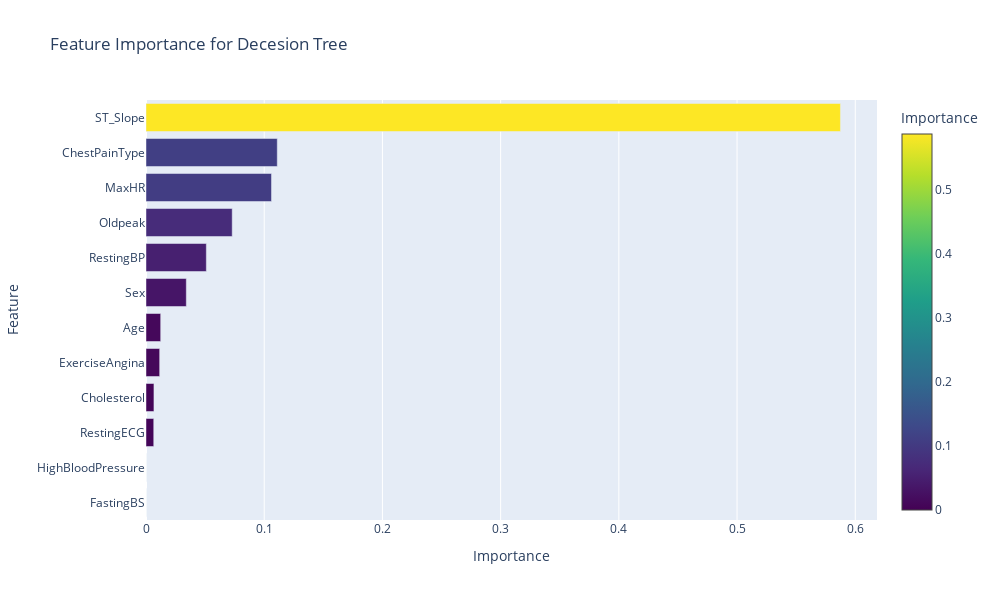

This figure's notebook cell:
### Code cell
# Visualisasi Feature Importance
feature_importance = decision_tree_model.feature_importances_  # Example feature importance values
feature_names = X.columns  # Example feature names
title = "Feature Importance for Decesion Tree"
plot_feature_importance(feature_importance, feature_names, title=title)

### Figure 1 — Plotly figure (JSON) as saved in the notebook; plotly's stock layout.template omitted (floating-point values rounded to 4 significant figures)
{"data": [{"marker": {"cmax": 0.5875, "cmin": 0, "color": [0, 0, 0.006548, 0.00672, 0.01156, 0.01242, 0.0341, 0.05105, 0.07292, 0.1062, 0.111, 0.5875], "colorbar": {"title": {"text": "Importance"}}, "colorscale": [[0, "#440154"], [0.1111, "#482878"], [0.2222, "#3e4989"], [0.3333, "#31688e"], [0.4444, "#26828e"], [0.5556, "#1f9e89"], [0.6667, "#35b779"], [0.7778, "#6ece58"], [0.8889, "#b5de2b"], [1, "#fde725"]]}, "orientation": "h", "type": "bar", "x": [0, 0, 0.006548, 0.00672, 0.01156, 0.01242, 0.0341, 0.05105, 0.07292, 0.1062, 0.111, 0.5875], "y": ["FastingBS", "HighBloodPressure", "RestingECG", "Cholesterol", "ExerciseAngina", "Age", "Sex", "RestingBP", "Oldpeak", "MaxHR", "ChestPainType", "ST_Slope"]}], "layout": {"height": 600, "title": {"text": "Feature Importance for Decesion Tree"}, "width": 1000, "xaxis": {"title": {"text": "Importance"}}, "yaxis": {"title": {"text": "Feature"}}}}
